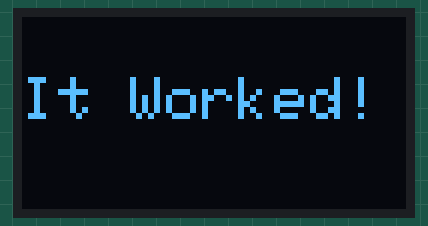
Recording of a sketch running on a simulated ESP32. On the bench: 128×64 one-colour display.

Above: at 0.1 s.

The sketch:

sketch.ino
```cpp
#include <Wire.h>
#include <Adafruit_GFX.h>
#include <Adafruit_SSD1306.h>

#define SDA_PIN 21
#define SCL_PIN 22
#define OLED_ADDR 0x3C

Adafruit_SSD1306 display(128, 64, &Wire, -1);

void setup() {
  Serial.begin(115200);
  Wire.begin(SDA_PIN, SCL_PIN);

  if (!display.begin(SSD1306_SWITCHCAPVCC, OLED_ADDR)) {
    Serial.println("SSD1306 init failed");
    while (1) delay(10);
  }

  display.clearDisplay();
  display.setTextColor(SSD1306_WHITE);
  display.setTextSize(2);
  display.setCursor(0, 20);
  display.println("It Worked!");
  display.display();
}

void loop() {}
```
